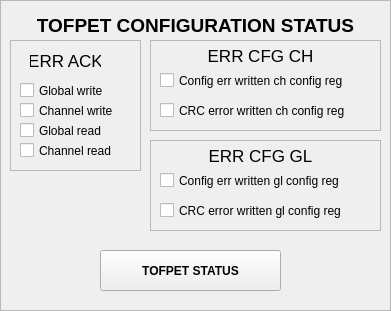
        <widget class="QFrame" name="frame_140">
         <property name="geometry">
          <rect>
           <x>910</x>
           <y>40</y>
           <width>391</width>
           <height>311</height>
          </rect>
         </property>
         <property name="frameShape">
          <enum>QFrame::StyledPanel</enum>
         </property>
         <property name="frameShadow">
          <enum>QFrame::Raised</enum>
         </property>
         <widget class="QFrame" name="frame_151">
          <property name="geometry">
           <rect>
            <x>10</x>
            <y>40</y>
            <width>131</width>
            <height>131</height>
           </rect>
          </property>
          <property name="frameShape">
           <enum>QFrame::StyledPanel</enum>
          </property>
          <property name="frameShadow">
           <enum>QFrame::Raised</enum>
          </property>
          <widget class="QLabel" name="label_271">
           <property name="geometry">
            <rect>
             <x>20</x>
             <y>10</y>
             <width>71</width>
             <height>21</height>
            </rect>
           </property>
           <property name="font">
            <font>
             <pointsize>13</pointsize>
             <weight>50</weight>
             <bold>false</bold>
            </font>
           </property>
           <property name="text">
            <string>ERR ACK</string>
           </property>
           <property name="alignment">
            <set>Qt::AlignCenter</set>
           </property>
          </widget>
          <widget class="QCheckBox" name="checkBox_TOFPET_STATUS_ERR_ACK_GWRITE">
           <property name="geometry">
            <rect>
             <x>10</x>
             <y>40</y>
             <width>121</width>
             <height>21</height>
            </rect>
           </property>
           <property name="text">
            <string>Global write</string>
           </property>
          </widget>
          <widget class="QCheckBox" name="checkBox_TOFPET_STATUS_ERR_ACK_CWRITE">
           <property name="geometry">
            <rect>
             <x>10</x>
             <y>60</y>
             <width>121</width>
             <height>21</height>
            </rect>
           </property>
           <property name="text">
            <string>Channel write</string>
           </property>
          </widget>
          <widget class="QCheckBox" name="checkBox_TOFPET_STATUS_ERR_ACK_GREAD">
           <property name="geometry">
            <rect>
             <x>10</x>
             <y>80</y>
             <width>121</width>
             <height>21</height>
            </rect>
           </property>
           <property name="text">
            <string>Global read</string>
           </property>
          </widget>
          <widget class="QCheckBox" name="checkBox_TOFPET_STATUS_ERR_ACK_CREAD">
           <property name="geometry">
            <rect>
             <x>10</x>
             <y>100</y>
             <width>121</width>
             <height>21</height>
            </rect>
           </property>
           <property name="text">
            <string>Channel read</string>
           </property>
          </widget>
         </widget>
         <widget class="QFrame" name="frame_153">
          <property name="geometry">
           <rect>
            <x>150</x>
            <y>40</y>
            <width>231</width>
            <height>91</height>
           </rect>
          </property>
          <property name="frameShape">
           <enum>QFrame::StyledPanel</enum>
          </property>
          <property name="frameShadow">
           <enum>QFrame::Raised</enum>
          </property>
          <widget class="QLabel" name="label_303">
           <property name="geometry">
            <rect>
             <x>50</x>
             <y>0</y>
             <width>121</width>
             <height>31</height>
            </rect>
           </property>
           <property name="font">
            <font>
             <pointsize>13</pointsize>
             <weight>50</weight>
             <bold>false</bold>
            </font>
           </property>
           <property name="text">
            <string>ERR CFG CH</string>
           </property>
           <property name="alignment">
            <set>Qt::AlignCenter</set>
           </property>
          </widget>
          <widget class="QCheckBox" name="checkBox_TOFPET_STATUS_ERR_CFG_CH">
           <property name="geometry">
            <rect>
             <x>10</x>
             <y>30</y>
             <width>201</width>
             <height>21</height>
            </rect>
           </property>
           <property name="text">
            <string>Config err written ch config reg</string>
           </property>
          </widget>
          <widget class="QCheckBox" name="checkBox_TOFPET_STATUS_ERR_CRC_CH">
           <property name="geometry">
            <rect>
             <x>10</x>
             <y>60</y>
             <width>201</width>
             <height>21</height>
            </rect>
           </property>
           <property name="text">
            <string>CRC error written ch config reg</string>
           </property>
          </widget>
         </widget>
         <widget class="QFrame" name="frame_155">
          <property name="geometry">
           <rect>
            <x>150</x>
            <y>140</y>
            <width>231</width>
            <height>91</height>
           </rect>
          </property>
          <property name="frameShape">
           <enum>QFrame::StyledPanel</enum>
          </property>
          <property name="frameShadow">
           <enum>QFrame::Raised</enum>
          </property>
          <widget class="QLabel" name="label_305">
           <property name="geometry">
            <rect>
             <x>40</x>
             <y>0</y>
             <width>141</width>
             <height>31</height>
            </rect>
           </property>
           <property name="font">
            <font>
             <pointsize>13</pointsize>
             <weight>50</weight>
             <bold>false</bold>
            </font>
           </property>
           <property name="text">
            <string>ERR CFG GL</string>
           </property>
           <property name="alignment">
            <set>Qt::AlignCenter</set>
           </property>
          </widget>
          <widget class="QCheckBox" name="checkBox_TOFPET_STATUS_ERR_CFG_GL">
           <property name="geometry">
            <rect>
             <x>10</x>
             <y>30</y>
             <width>201</width>
             <height>21</height>
            </rect>
           </property>
           <property name="text">
            <string>Config err written gl config reg</string>
           </property>
          </widget>
          <widget class="QCheckBox" name="checkBox_TOFPET_STATUS_ERR_CRC_GL">
           <property name="geometry">
            <rect>
             <x>10</x>
             <y>60</y>
             <width>201</width>
             <height>21</height>
            </rect>
           </property>
           <property name="text">
            <string>CRC error written gl config reg</string>
           </property>
          </widget>
         </widget>
         <widget class="QLabel" name="label_307">
          <property name="geometry">
           <rect>
            <x>10</x>
            <y>10</y>
            <width>371</width>
            <height>31</height>
           </rect>
          </property>
          <property name="palette">
           <palette>
            <active>
             <colorrole role="WindowText">
              <brush brushstyle="SolidPattern">
               <color alpha="255">
                <red>0</red>
                <green>0</green>
                <blue>0</blue>
               </color>
              </brush>
             </colorrole>
             <colorrole role="Button">
              <brush brushstyle="SolidPattern">
               <color alpha="255">
                <red>147</red>
                <green>148</green>
                <blue>147</blue>
               </color>
              </brush>
             </colorrole>
             <colorrole role="Light">
              <brush brushstyle="SolidPattern">
               <color alpha="255">
                <red>221</red>
                <green>222</green>
                <blue>221</blue>
               </color>
              </brush>
             </colorrole>
             <colorrole role="Midlight">
              <brush brushstyle="SolidPattern">
               <color alpha="255">
                <red>184</red>
                <green>185</green>
                <blue>184</blue>
               </color>
              </brush>
             </colorrole>
             <colorrole role="Dark">
              <brush brushstyle="SolidPattern">
               <color alpha="255">
                <red>73</red>
                <green>74</green>
                <blue>73</blue>
               </color>
              </brush>
             </colorrole>
             <colorrole role="Mid">
              <brush brushstyle="SolidPattern">
               <color alpha="255">
                <red>98</red>
                <green>98</green>
                <blue>98</blue>
               </color>
              </brush>
             </colorrole>
             <colorrole role="Text">
              <brush brushstyle="SolidPattern">
               <color alpha="255">
                <red>0</red>
                <green>0</green>
                <blue>0</blue>
               </color>
              </brush>
             </colorrole>
             <colorrole role="BrightText">
              <brush brushstyle="SolidPattern">
               <color alpha="255">
                <red>255</red>
                <green>255</green>
                <blue>255</blue>
               </color>
              </brush>
             </colorrole>
             <colorrole role="ButtonText">
              <brush brushstyle="SolidPattern">
               <color alpha="255">
                <red>0</red>
                <green>0</green>
                <blue>0</blue>
               </color>
              </brush>
             </colorrole>
             <colorrole role="Base">
              <brush brushstyle="SolidPattern">
               <color alpha="255">
                <red>255</red>
                <green>255</green>
                <blue>255</blue>
               </color>
              </brush>
             </colorrole>
             <colorrole role="Window">
              <brush brushstyle="SolidPattern">
               <color alpha="255">
                <red>147</red>
                <green>148</green>
                <blue>147</blue>
               </color>
              </brush>
             </colorrole>
             <colorrole role="Shadow">
              <brush brushstyle="SolidPattern">
               <color alpha="255">
                <red>0</red>
                <green>0</green>
                <blue>0</blue>
               </color>
              </brush>
             </colorrole>
             <colorrole role="AlternateBase">
              <brush brushstyle="SolidPattern">
               <color alpha="255">
                <red>201</red>
                <green>201</green>
                <blue>201</blue>
               </color>
              </brush>
             </colorrole>
             <colorrole role="ToolTipBase">
              <brush brushstyle="SolidPattern">
               <color alpha="255">
                <red>255</red>
                <green>255</green>
                <blue>220</blue>
               </color>
              </brush>
             </colorrole>
             <colorrole role="ToolTipText">
              <brush brushstyle="SolidPattern">
               <color alpha="255">
                <red>0</red>
                <green>0</green>
                <blue>0</blue>
               </color>
              </brush>
             </colorrole>
            </active>
            <inactive>
             <colorrole role="WindowText">
              <brush brushstyle="SolidPattern">
               <color alpha="255">
                <red>0</red>
                <green>0</green>
                <blue>0</blue>
               </color>
              </brush>
             </colorrole>
             <colorrole role="Button">
              <brush brushstyle="SolidPattern">
               <color alpha="255">
                <red>147</red>
                <green>148</green>
                <blue>147</blue>
               </color>
              </brush>
             </colorrole>
             <colorrole role="Light">
              <brush brushstyle="SolidPattern">
               <color alpha="255">
                <red>221</red>
                <green>222</green>
                <blue>221</blue>
               </color>
              </brush>
             </colorrole>
             <colorrole role="Midlight">
              <brush brushstyle="SolidPattern">
               <color alpha="255">
                <red>184</red>
                <green>185</green>
                <blue>184</blue>
               </color>
              </brush>
             </colorrole>
             <colorrole role="Dark">
              <brush brushstyle="SolidPattern">
               <color alpha="255">
                <red>73</red>
                <green>74</green>
                <blue>73</blue>
               </color>
              </brush>
             </colorrole>
             <colorrole role="Mid">
              <brush brushstyle="SolidPattern">
               <color alpha="255">
                <red>98</red>
                <green>98</green>
                <blue>98</blue>
               </color>
              </brush>
             </colorrole>
             <colorrole role="Text">
              <brush brushstyle="SolidPattern">
               <color alpha="255">
                <red>0</red>
                <green>0</green>
                <blue>0</blue>
               </color>
              </brush>
             </colorrole>
             <colorrole role="BrightText">
              <brush brushstyle="SolidPattern">
               <color alpha="255">
                <red>255</red>
                <green>255</green>
                <blue>255</blue>
               </color>
              </brush>
             </colorrole>
             <colorrole role="ButtonText">
              <brush brushstyle="SolidPattern">
               <color alpha="255">
                <red>0</red>
                <green>0</green>
                <blue>0</blue>
               </color>
              </brush>
             </colorrole>
             <colorrole role="Base">
              <brush brushstyle="SolidPattern">
               <color alpha="255">
                <red>255</red>
                <green>255</green>
                <blue>255</blue>
               </color>
              </brush>
             </colorrole>
             <colorrole role="Window">
              <brush brushstyle="SolidPattern">
               <color alpha="255">
                <red>147</red>
                <green>148</green>
                <blue>147</blue>
               </color>
              </brush>
             </colorrole>
             <colorrole role="Shadow">
              <brush brushstyle="SolidPattern">
               <color alpha="255">
                <red>0</red>
                <green>0</green>
                <blue>0</blue>
               </color>
              </brush>
             </colorrole>
             <colorrole role="AlternateBase">
              <brush brushstyle="SolidPattern">
               <color alpha="255">
                <red>201</red>
                <green>201</green>
                <blue>201</blue>
               </color>
              </brush>
             </colorrole>
             <colorrole role="ToolTipBase">
              <brush brushstyle="SolidPattern">
               <color alpha="255">
                <red>255</red>
                <green>255</green>
                <blue>220</blue>
               </color>
              </brush>
             </colorrole>
             <colorrole role="ToolTipText">
              <brush brushstyle="SolidPattern">
               <color alpha="255">
                <red>0</red>
                <green>0</green>
                <blue>0</blue>
               </color>
              </brush>
             </colorrole>
            </inactive>
            <disabled>
             <colorrole role="WindowText">
              <brush brushstyle="SolidPattern">
               <color alpha="255">
                <red>73</red>
                <green>74</green>
                <blue>73</blue>
               </color>
              </brush>
             </colorrole>
             <colorrole role="Button">
              <brush brushstyle="SolidPattern">
               <color alpha="255">
                <red>147</red>
                <green>148</green>
                <blue>147</blue>
               </color>
              </brush>
             </colorrole>
             <colorrole role="Light">
              <brush brushstyle="SolidPattern">
               <color alpha="255">
                <red>221</red>
                <green>222</green>
                <blue>221</blue>
               </color>
              </brush>
             </colorrole>
             <colorrole role="Midlight">
              <brush brushstyle="SolidPattern">
               <color alpha="255">
                <red>184</red>
                <green>185</green>
                <blue>184</blue>
               </color>
              </brush>
             </colorrole>
             <colorrole role="Dark">
              <brush brushstyle="SolidPattern">
               <color alpha="255">
                <red>73</red>
                <green>74</green>
                <blue>73</blue>
               </color>
              </brush>
             </colorrole>
             <colorrole role="Mid">
              <brush brushstyle="SolidPattern">
               <color alpha="255">
                <red>98</red>
                <green>98</green>
                <blue>98</blue>
               </color>
              </brush>
             </colorrole>
             <colorrole role="Text">
              <brush brushstyle="SolidPattern">
               <color alpha="255">
                <red>73</red>
                <green>74</green>
                <blue>73</blue>
               </color>
              </brush>
             </colorrole>
             <colorrole role="BrightText">
              <brush brushstyle="SolidPattern">
               <color alpha="255">
                <red>255</red>
                <green>255</green>
                <blue>255</blue>
               </color>
              </brush>
             </colorrole>
             <colorrole role="ButtonText">
              <brush brushstyle="SolidPattern">
               <color alpha="255">
                <red>73</red>
                <green>74</green>
                <blue>73</blue>
               </color>
              </brush>
             </colorrole>
             <colorrole role="Base">
              <brush brushstyle="SolidPattern">
               <color alpha="255">
                <red>147</red>
                <green>148</green>
                <blue>147</blue>
               </color>
              </brush>
             </colorrole>
             <colorrole role="Window">
              <brush brushstyle="SolidPattern">
               <color alpha="255">
                <red>147</red>
                <green>148</green>
                <blue>147</blue>
               </color>
              </brush>
             </colorrole>
             <colorrole role="Shadow">
              <brush brushstyle="SolidPattern">
               <color alpha="255">
                <red>0</red>
                <green>0</green>
                <blue>0</blue>
               </color>
              </brush>
             </colorrole>
             <colorrole role="AlternateBase">
              <brush brushstyle="SolidPattern">
               <color alpha="255">
                <red>147</red>
                <green>148</green>
                <blue>147</blue>
               </color>
              </brush>
             </colorrole>
             <colorrole role="ToolTipBase">
              <brush brushstyle="SolidPattern">
               <color alpha="255">
                <red>255</red>
                <green>255</green>
                <blue>220</blue>
               </color>
              </brush>
             </colorrole>
             <colorrole role="ToolTipText">
              <brush brushstyle="SolidPattern">
               <color alpha="255">
                <red>0</red>
                <green>0</green>
                <blue>0</blue>
               </color>
              </brush>
             </colorrole>
            </disabled>
           </palette>
          </property>
          <property name="font">
           <font>
            <pointsize>14</pointsize>
            <weight>75</weight>
            <bold>true</bold>
           </font>
          </property>
          <property name="text">
           <string>TOFPET CONFIGURATION STATUS</string>
          </property>
          <property name="alignment">
           <set>Qt::AlignCenter</set>
          </property>
         </widget>
         <widget class="QPushButton" name="pushButton_TOFPET_STATUS">
          <property name="geometry">
           <rect>
            <x>100</x>
            <y>250</y>
            <width>181</width>
            <height>41</height>
           </rect>
          </property>
          <property name="font">
           <font>
            <weight>75</weight>
            <bold>true</bold>
           </font>
          </property>
          <property name="text">
           <string>TOFPET STATUS</string>
          </property>
         </widget>
        </widget>
